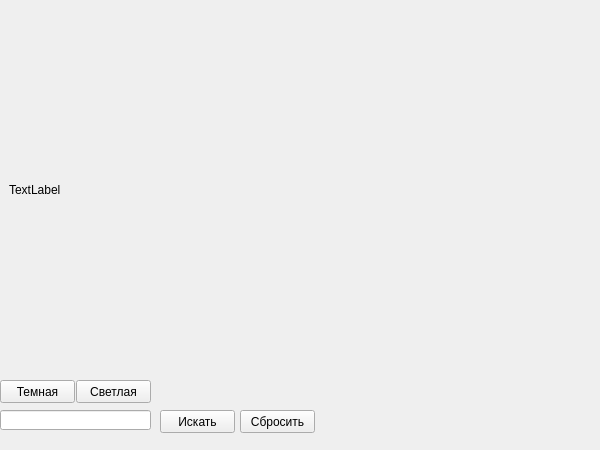
<?xml version="1.0" encoding="UTF-8"?>
<ui version="4.0">
 <class>MainWindow</class>
 <widget class="QMainWindow" name="MainWindow">
  <property name="geometry">
   <rect>
    <x>0</x>
    <y>0</y>
    <width>600</width>
    <height>450</height>
   </rect>
  </property>
  <property name="windowTitle">
   <string>MainWindow</string>
  </property>
  <widget class="QWidget" name="centralwidget">
   <widget class="QLabel" name="image">
    <property name="geometry">
     <rect>
      <x>9</x>
      <y>9</y>
      <width>581</width>
      <height>361</height>
     </rect>
    </property>
    <property name="text">
     <string>TextLabel</string>
    </property>
   </widget>
   <widget class="QLineEdit" name="lineEdit">
    <property name="geometry">
     <rect>
      <x>0</x>
      <y>410</y>
      <width>151</width>
      <height>20</height>
     </rect>
    </property>
   </widget>
   <widget class="QPushButton" name="search">
    <property name="geometry">
     <rect>
      <x>160</x>
      <y>410</y>
      <width>75</width>
      <height>23</height>
     </rect>
    </property>
    <property name="text">
     <string>Искать</string>
    </property>
   </widget>
   <widget class="QPushButton" name="dark">
    <property name="geometry">
     <rect>
      <x>0</x>
      <y>380</y>
      <width>75</width>
      <height>23</height>
     </rect>
    </property>
    <property name="text">
     <string>Темная</string>
    </property>
   </widget>
   <widget class="QPushButton" name="light">
    <property name="geometry">
     <rect>
      <x>76</x>
      <y>380</y>
      <width>75</width>
      <height>23</height>
     </rect>
    </property>
    <property name="text">
     <string>Светлая</string>
    </property>
   </widget>
   <widget class="QPushButton" name="clear">
    <property name="geometry">
     <rect>
      <x>240</x>
      <y>410</y>
      <width>75</width>
      <height>23</height>
     </rect>
    </property>
    <property name="text">
     <string>Сбросить</string>
    </property>
   </widget>
  </widget>
  <widget class="QMenuBar" name="menubar">
   <property name="geometry">
    <rect>
     <x>0</x>
     <y>0</y>
     <width>600</width>
     <height>21</height>
    </rect>
   </property>
  </widget>
 </widget>
 <resources/>
 <connections/>
</ui>
